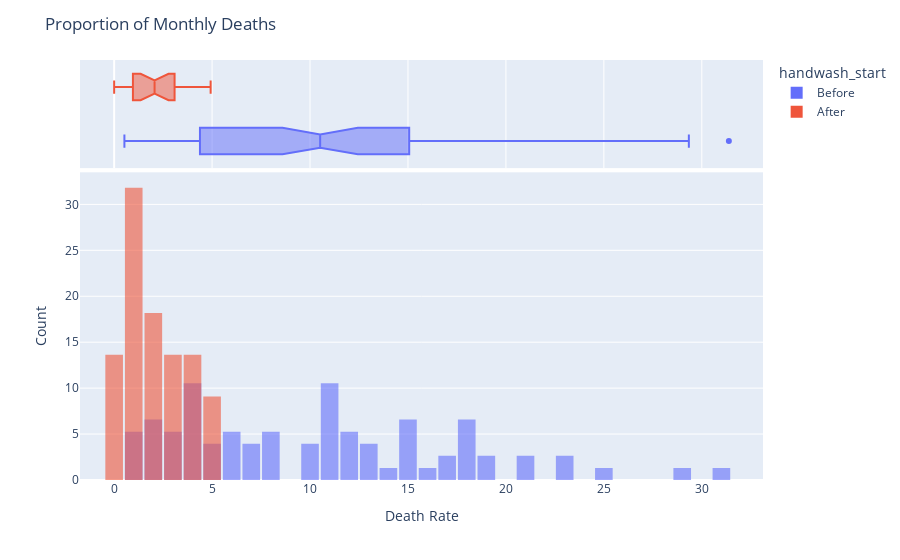

Source (notebook cell):
### Markdown cell above
### Use Histograms to Visualise the Monthly Distribution of Outcomes

**Challenge**: Create a [plotly histogram](https://plotly.com/python/histograms/) to show the monthly percentage of deaths. 

* Use docs to check out the available parameters. Use the [`color` parameter](https://plotly.github.io/plotly.py-docs/generated/plotly.express.histogram.html) to display two overlapping histograms.
* The time period of handwashing is shorter than not handwashing. Change `histnorm` to `percent` to make the time periods comparable. 
* Make the histograms slighlty transparent
* Experiment with the number of bins on the histogram. Which number work well in communicating the range of outcomes?
* Just for fun, display your box plot on the top of the histogram using the `marginal` parameter.

### Code cell
# The reason I struggled with the histogram part is not because it was
# relatively difficult, but because I didn't have any idea what a histogram
# was even supposed to display. Seeing Angela's solution image, my answer
# was different to hers. Ultimately, I had to look at her solution in order
# for me to understand what histograms really do.

# So, looking at the chart, it looks like what Angela wanted me to visualize
# was the count of each death rate within any given time period (determined
# by the number of bins in the kwargs), and how it reflects to the box data
# above with the marginal kwarg.

# Looking how histograms can be viewed alongside other graphs, I guess I just
# whined about today's challenge. I gotta step up to the next and figure it out
# myself. It wasn't about how histograms should look, it was just about how I
# understood the problem. 悪なかった！
drate_hstgrm = px.histogram(
    data_frame=df_monthly,
    x='pct_deaths',
    # y='pct_deaths',
    opacity=0.6,
    nbins=50,
    color='handwash_start',
    histnorm='percent',
    barmode='overlay',
    marginal='box'
)

drate_hstgrm.update_layout(
    bargap=0.1,
    xaxis_title='Death Rate',
    yaxis_title='Count',
    title='Proportion of Monthly Deaths'
)

drate_hstgrm.show()

### Figure 1 — Plotly figure (JSON) as saved in the notebook; plotly's stock layout.template omitted (floating-point values rounded to 4 significant figures)
{"data": [{"alignmentgroup": "True", "bingroup": "x", "histnorm": "percent", "hovertemplate": "handwash_start=Before<br>pct_deaths=%{x}<br>percent=%{y}<extra></extra>", "legendgroup": "Before", "marker": {"color": "#636efa", "opacity": 0.6, "pattern": {"shape": ""}}, "name": "Before", "nbinsx": 50, "offsetgroup": "Before", "orientation": "v", "showlegend": true, "type": "histogram", "x": [14.57, 7.531, 4.332, 1.569, 0.7843, 5, 8.421, 1.351, 1.878, 11.02, 22.55, 20.85, 12.22, 10.23, 10.74, 3.226, 6.593, 20.78, 25.46, 18.39, 29.34, 22.97, 31.38, 19.12, 15.97, 12.41, 11.93, 6.098, 4.082, 0.5236, 1.554, 2.262, 17.6, 7.143, 8.051, 15.16, 11.28, 17.03, 17.31, 5.833, 2.679, 4.369, 6.32, 1.224, 3.226, 11.02, 10.55, 7.591, 4.745, 4.452, 4.231, 4.392, 7.143, 6.122, 3.586, 10.55, 14.84, 10.94, 10.49, 13.39, 18.09, 15.43, 18.97, 13.44, 10.15, 13.1, 18.06, 14.39, 14.96, 10.77, 5.369, 3.215, 1.923, 3.607, 18.27, 12.24], "xaxis": "x", "yaxis": "y"}, {"alignmentgroup": "True", "hovertemplate": "handwash_start=Before<br>pct_deaths=%{x}<extra></extra>", "legendgroup": "Before", "marker": {"color": "#636efa"}, "name": "Before", "notched": true, "offsetgroup": "Before", "showlegend": false, "type": "box", "x": [14.57, 7.531, 4.332, 1.569, 0.7843, 5, 8.421, 1.351, 1.878, 11.02, 22.55, 20.85, 12.22, 10.23, 10.74, 3.226, 6.593, 20.78, 25.46, 18.39, 29.34, 22.97, 31.38, 19.12, 15.97, 12.41, 11.93, 6.098, 4.082, 0.5236, 1.554, 2.262, 17.6, 7.143, 8.051, 15.16, 11.28, 17.03, 17.31, 5.833, 2.679, 4.369, 6.32, 1.224, 3.226, 11.02, 10.55, 7.591, 4.745, 4.452, 4.231, 4.392, 7.143, 6.122, 3.586, 10.55, 14.84, 10.94, 10.49, 13.39, 18.09, 15.43, 18.97, 13.44, 10.15, 13.1, 18.06, 14.39, 14.96, 10.77, 5.369, 3.215, 1.923, 3.607, 18.27, 12.24], "xaxis": "x2", "yaxis": "y2"}, {"alignmentgroup": "True", "bingroup": "x", "histnorm": "percent", "hovertemplate": "handwash_start=After<br>pct_deaths=%{x}<br>percent=%{y}<extra></extra>", "legendgroup": "After", "marker": {"color": "#EF553B", "opacity": 0.6, "pattern": {"shape": ""}}, "name": "After", "nbinsx": 50, "offsetgroup": "After", "orientation": "v", "showlegend": true, "type": "histogram", "x": [2.239, 1.2, 1.894, 4.58, 3.957, 4.472, 2.93, 3.534, 0.6873, 0, 0.6557, 0.9585, 1.136, 0.3717, 0, 0.9615, 2.341, 2.903, 1.34, 2.233, 3.085, 4.926], "xaxis": "x", "yaxis": "y"}, {"alignmentgroup": "True", "hovertemplate": "handwash_start=After<br>pct_deaths=%{x}<extra></extra>", "legendgroup": "After", "marker": {"color": "#EF553B"}, "name": "After", "notched": true, "offsetgroup": "After", "showlegend": false, "type": "box", "x": [2.239, 1.2, 1.894, 4.58, 3.957, 4.472, 2.93, 3.534, 0.6873, 0, 0.6557, 0.9585, 1.136, 0.3717, 0, 0.9615, 2.341, 2.903, 1.34, 2.233, 3.085, 4.926], "xaxis": "x2", "yaxis": "y2"}], "layout": {"bargap": 0.1, "barmode": "overlay", "legend": {"title": {"text": "handwash_start"}, "tracegroupgap": 0}, "margin": {"t": 60}, "title": {"text": "Proportion of Monthly Deaths"}, "xaxis": {"anchor": "y", "domain": [0, 1], "title": {"text": "Death Rate"}}, "xaxis2": {"anchor": "y2", "domain": [0, 1], "matches": "x", "showgrid": true, "showticklabels": false}, "yaxis": {"anchor": "x", "domain": [0, 0.7326], "title": {"text": "Count"}}, "yaxis2": {"anchor": "x2", "domain": [0.7426, 1], "matches": "y2", "showgrid": false, "showline": false, "showticklabels": false, "ticks": ""}}}
